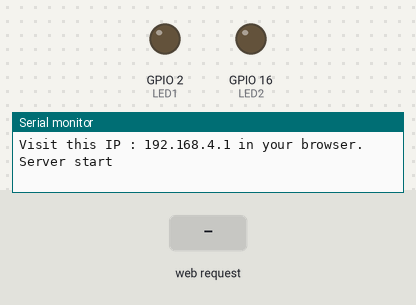
A sketch run on a simulated ESP8266 (NodeMCU). Shown: output pins drawn as LEDs (lit = HIGH), the last lines printed to the serial monitor. The test bench sets the inputs (shaded band).

Above: at 1.2 s.
1.3 s: HTTP request GET /OnClick2 received
At 2.4 s:
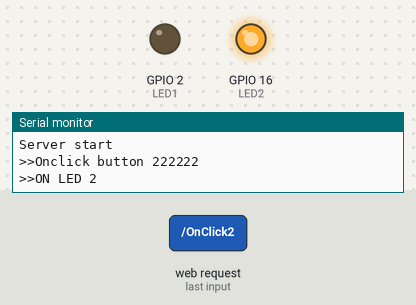
2.8 s: HTTP request GET /OnClick1 received
4.5 s: HTTP request GET /OnClick1?ssid1=1 received
At 4.8 s:
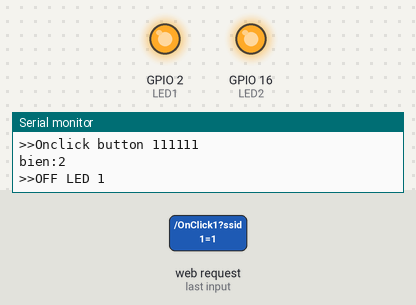
6.0 s: HTTP request GET /OnClick2?ssid1=1 received
At 7.1 s:
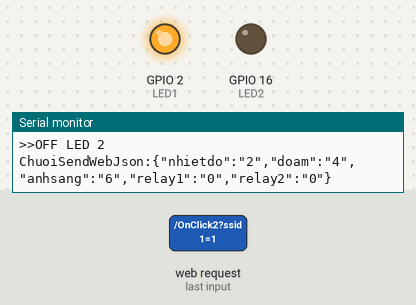
7.5 s: HTTP request GET /OnClick1?ssid1=0 received
At 8.3 s:
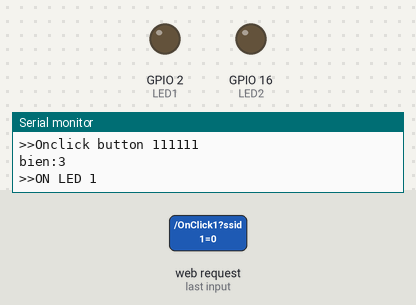
9.0 s: HTTP request GET /OnClick1?ssid1=120 received
At 9.5 s:
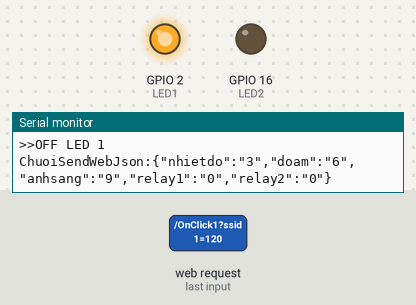
Timing chart, 0 to 11.5 s (numbered marks = the images above; inputs shaded):
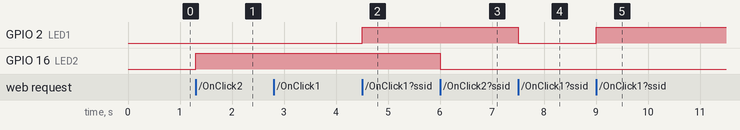

Measured:
- after the input at 1.3 s, GPIO 16 (LED2): LOW → HIGH at once
- after the input at 4.5 s, GPIO 2 (LED1): LOW → HIGH at once
- after the input at 6.0 s, GPIO 16 (LED2): HIGH → LOW at once
- after the input at 7.5 s, GPIO 2 (LED1): HIGH → LOW at once
- after the input at 9.0 s, GPIO 2 (LED1): LOW → HIGH at once

The sketch:

espwebserverOffline.ino
```cpp
//----------------------------------------Include the NodeMCU ESP8266 Library
//----------------------------------------see here: https://www.youtube.com/watch?v=8jMr94B8iN0 to add NodeMCU ESP8266 library and board
#include <ESP8266WiFi.h>
#include <WiFiClient.h>
#include <ESP8266WebServer.h>
//----------------------------------------


#define LIGHT 5 //--> Defining LIGHT Port

//----------------------------------------Make a wifi name and password as access point
const char* ssid = "wifi8266";
const char* password = "24682468";
//----------------------------------------

ESP8266WebServer server(80);  //--> Server on port 80

#define LED1 2
#define LED2 16

int trangthairelay1 = 0;
int trangthairelay2 = 0;

int bien = 0;
int bien1 = 0;
int bien2 = 0;
long last = 0;
int nhietdo = 0;
int doam = 0;
int anhsang = 0;
String ChuoiSendWebJson = "";

const char webpage[] PROGMEM = R"=====(
<!DOCTYPE html>
<html>

<meta charset="utf-8">
<title>
Lớp học IOT - webserver
</title>

<style>
.button {
  border: none;
  color: white;
  padding: 20px 100px;
  text-align: center;
  text-decoration: none;
  display: inline-block;
  font-size: 16px;
  margin: 4px 2px;
  cursor: pointer;
}

.button1 {background-color: #ff0000;} /* Green */
.button2 {background-color: #008CBA;} /* Blue */
</style>


<script>
window.onload = UpdateData;
function UpdateData()
{
  var xhttp = new XMLHttpRequest();
  xhttp.onreadystatechange = function ()
  {
     if(this.readyState == 4 && this.status == 200)
     {
    var DataVDK  = xhttp.responseText;
    console.log("Dữ liệu VDK:" + DataVDK);

    var DataJson = JSON.parse(DataVDK);
    document.getElementById("datavdk").innerHTML = DataVDK;
    document.getElementById("nhietdo").innerHTML = DataJson.nhietdo;
    document.getElementById("doam").innerHTML = DataJson.doam;
    document.getElementById("anhsang").innerHTML = DataJson.anhsang;
    if(DataJson.relay1 == 0)
    {
      document.getElementById("trangthairelay1").innerHTML = "OFF";
    }
    else if(DataJson.relay1 == 1)
    {
      document.getElementById("trangthairelay1").innerHTML = "ON";
    }
     }
  }
  xhttp.open('GET','/sendweb',true);
  xhttp.send();
  // tự update webserver
  setTimeout(function(){ UpdateData() }, 500);
}


function onclick1()
{
  var xhttp = new XMLHttpRequest();
  xhttp.open('GET','/OnClick1',true);
  xhttp.send();
}

function onclick2()
{
  var xhttp = new XMLHttpRequest();
  xhttp.open('GET','/OnClick2',true);
  xhttp.send();
}

function sendtext1()
{
  var xhttp = new XMLHttpRequest();
  // lấy dữ liệu của input
  var ssid = "E" + document.getElementById("text1").value + "F";
  xhttp.open("GET","/sendtext1?ssid1="+ssid,true);
  xhttp.send();
}

function sendtext2()
{
  var xhttp = new XMLHttpRequest();
  // lấy dữ liệu của input
  var ssidd = "A" + document.getElementById("text2").value + "B";
  xhttp.open("GET","/sendtext2?ssid2="+ssidd,true);
  xhttp.send();
}

</script>

<body>


<h1>Hello Webserver esp8266</h1>
<h1>Hello lớp học IOT</h1>
</br>
</br>

<h1>Button 1 điều khiển thiết bị 1</h1>
<button class="button button1" type="button" onclick = "onclick1()">OnClick 1</button>
<h1>Button 2 điều khiển thiết bị 2</h1>
<button class="button button2" type="button" onclick = "onclick2()">OnClick 2</button>

<h1> text1:
<input id="text1"/>
<button  type="button" onclick = "sendtext1()">Send text 1</button>
</h1>

<h1> text2:
<input id="text2"/>
<button  type="button" onclick = "sendtext2()">Send text 2</button>
</h1>

<h1>Data VDK:
  <label id= 'datavdk'>0</label>
</h1>
<h1>Thiết Bị 1:
<label id= 'trangthairelay1'>OFF</label>
</h1>

<h1>Nhiệt Độ:
<label id= 'nhietdo'>0</label>
</h1>

<h1>Độ Ẩm:
<label id= 'doam'>0</label>
</h1>

<h1>Ánh sáng:
<label id= 'anhsang'>0</label>
</h1>
</body>


</html>


)=====";
void setup(void)
{
  Serial.begin(9600);
  while (!Serial);
  pinMode(LED1, OUTPUT);
  pinMode(LED2, OUTPUT);

  WiFi.softAP(ssid, password);  //--> Start Making ESP8266 NodeMCU as an access point

  IPAddress apip = WiFi.softAPIP(); //--> Get the IP server
  Serial.print("Connect your wifi laptop/mobile phone to this NodeMCU Access Point : ");
  Serial.println(ssid);
  Serial.print("Visit this IP : ");
  Serial.print(apip); //--> Prints the IP address of the server to be visited
  Serial.println(" in your browser.");


  //=================

server.on("/", [] {
    server.send(200, "text/html", webpage );
  });

  server.on("/OnClick1", [] {
    Serial.println(">>Onclick button 111111");
    bien++;
    Serial.print("bien:");
    Serial.println(bien);
    if(bien%2 == 1)
    {
      Serial.println(">>ON LED 1");
      digitalWrite(LED1, LOW);
      trangthairelay1 = 1;
    }
    else
    {
      Serial.println(">>OFF LED 1");
      digitalWrite(LED1, HIGH);
      trangthairelay1 = 0;
    }
    server.send(200, "text/html", webpage );
  });

   server.on("/OnClick2", [] {
    Serial.println(">>Onclick button 222222");
    if(trangthairelay2 == 0)
    {
      Serial.println(">>ON LED 2");
      trangthairelay2 = 1;
      digitalWrite(LED2, HIGH);
    }
    else if(trangthairelay2 == 1)
    {
      Serial.println(">>OFF LED 2");
      trangthairelay2 = 0;
      digitalWrite(LED2, LOW);
    }
    server.send(200, "text/html", webpage );
  });

  server.on("/sendtext1", [] {
    Serial.println(server.arg("ssid1"));
    // gửi uno mySerial.println(server.arg("ssid1"));
    // xử lý cho esp
    String text1 = "";
    text1 = server.arg("ssid1");
    Serial.print("text1:");
     Serial.println(text1);
    server.send(200, "text/html", webpage );
  });


  server.on("/sendtext2", [] {
    Serial.println(server.arg("ssid2"));
     // gửi uno mySerial.println(server.arg("ssid2"));
    server.send(200, "text/html", webpage );
  });
  // gửi dữ liệu về webserver
  server.on("/sendweb", [] {
    server.send(200, "text/html", String(ChuoiSendWebJson));
  });

  server.begin();

  Serial.println("Server start");

  last = millis();

  //==================
}
//----------------------------------------
//----------------------------------------LOOP
void loop(void){
  server.handleClient();
  if(millis() - last >= 3000)
  {
     dulieucambien();
     SendDataWeb(String(nhietdo),String(doam), String(anhsang), String(trangthairelay1), String(trangthairelay2));
     last = millis();
  }
}

void  dulieucambien()
{
  nhietdo = nhietdo + 1;
  doam = doam + 2;
  anhsang = anhsang + 3;
}

void SendDataWeb( String sensor1 ,  String sensor2 ,  String sensor3 , String sensor4 , String sensor5)
{

  // Data json {"nhietdo":"giatrinhietdo", "doam":"giatridoam" , "anhsang":"giatrianhanh"}
  //"{\"nhietdo\":\" ", \"doam\":\"giatridoam\" , \"anhsang\":\"giatrianhanh\"}";
   ChuoiSendWebJson = "";
 // ChuoiSendWebJson = "{\"nhietdo\":\""+String(sensor1)+"\",\"doam\":\"" + String(sensor2) + "\",\"anhsang\":\"" + String(sensor3) + "\",\"relay1\":\"" + String(sensor4) + "\"}";
  ChuoiSendWebJson = "{\"nhietdo\":\"" + String(sensor1) + "\","+
                      "\"doam\":\"" + String(sensor2) + "\","+
                      "\"anhsang\":\"" + String(sensor3) + "\","+
                      "\"relay1\":\"" + String(sensor4) + "\","+
                      "\"relay2\":\"" + String(sensor5) + "\"}";

  Serial.print("ChuoiSendWebJson:");
  Serial.println(ChuoiSendWebJson);
}
//----------------------------------------
```
